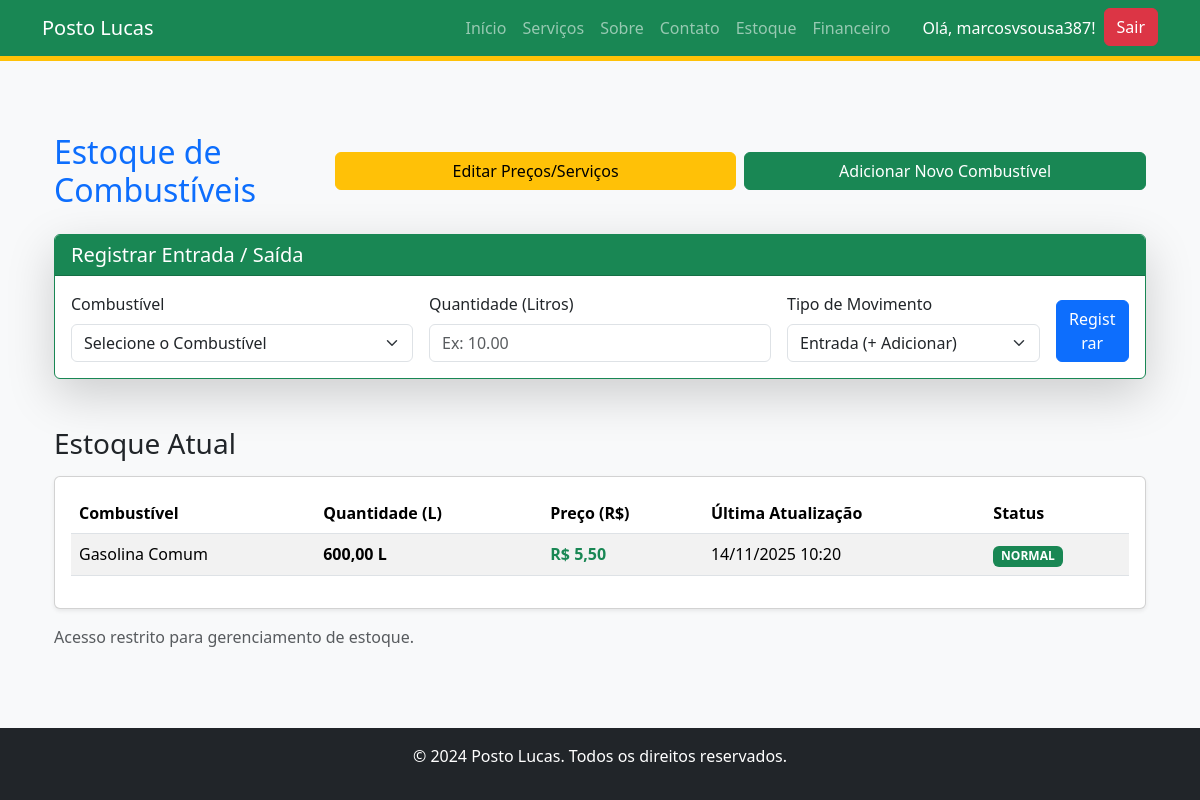
Screenshot of /gerenciamento/estoque/ (signed in) with the database file from the repository.
### apps/gerenciamento/models.py (models this page shows)
class EstoqueGasolina(models.Model):
    TIPOS_COMBUSTIVEL = [
        ('GAS_COMUM', 'Gasolina Comum'),
        ('GAS_ADITIVADA', 'Gasolina Aditivada'),
        ('DIESEL_COMUM', 'Diesel Comum'),
        ('DIESEL_S10', 'Diesel S-10'),
        ('ETANOL', 'Etanol'),
    ]
    tipo = models.CharField(
        max_length=20,
        choices=TIPOS_COMBUSTIVEL,
        unique=True, # <--- CRÍTICO: Garante que só haverá uma linha por tipo de combustível.
        verbose_name="Tipo de Combustível"
    )
    quantidade_litros = models.DecimalField(
        max_digits=10, # Suporta até 99.999.999,99 L (10 dígitos no total)
        decimal_places=2, # Duas casas decimais de precisão (centésimos de litro)
        default=0.00,
        verbose_name="Estoque (Litros)"
    )
    preco_atual_litro = models.DecimalField(
        max_digits=10,
        decimal_places=2,
        default=0.00,
        verbose_name="Preço Atual por Litro (R$)"
    )
    data_ultima_atualizacao = models.DateTimeField(
        auto_now=True, # Atualiza automaticamente a cada salvamento
        verbose_name="Última Atualização"
    )
    class Meta:
        verbose_name = "Estoque de Combustível"
        verbose_name_plural = "Estoque de Combustíveis"
    def __str__(self):
        return f"{self.get_tipo_display()}: {self.quantidade_litros} L - R$ {self.preco_atual_litro}/L"

### apps/gerenciamento/views.py (the view)
# urls.py: path('estoque/', views.estoque_gasolina_view, name='estoque_gasolina'),
@login_required
def estoque_gasolina_view(request):
    if not EstoqueGasolina.objects.exists():
        messages.info(request, "O estoque está vazio. Por favor, adicione o estoque inicial dos seus combustíveis.")
        return redirect('adicionar_combustivel')
    if request.method == 'POST':
        form = MovimentacaoEstoqueForm(request.POST)
        if form.is_valid():
            combustivel_pk = form.cleaned_data['combustivel'].pk
            quantidade = form.cleaned_data['quantidade'] # Sempre positivo
            movimento = form.cleaned_data['movimento'] # 'ENTRADA' ou 'SAIDA'
            try:
                with transaction.atomic():
                    item_estoque = EstoqueGasolina.objects.select_for_update().get(pk=combustivel_pk)
                    preco_unitario = item_estoque.preco_atual_litro
                    if movimento == 'SAIDA':
                        estoque_delta = quantidade * -1
                        if item_estoque.quantidade_litros + estoque_delta < 0:
                            messages.error(request, "ERRO: Estoque insuficiente para esta saída.")
                            return redirect('estoque_gasolina')
                        total = (Decimal(preco_unitario) * Decimal(quantidade))
                        RegistroVenda.objects.create(
                            combustivel=item_estoque,
                            quantidade_litros=quantidade,
                            preco_venda_litro=preco_unitario,
                            total_venda=total
                        )
                        msg_tipo = "Venda (Saída de Estoque)"
                    else: # movimento == 'ENTRADA'
                        estoque_delta = quantidade
                        total = (Decimal(preco_unitario) * Decimal(quantidade))
                        RegistroCompra.objects.create(
                            combustivel=item_estoque,
                            quantidade_litros=quantidade,
                            preco_compra_litro=preco_unitario,
                            total_compra=total
                        )
                        msg_tipo = "Compra (Entrada de Estoque)"
                    item_estoque.quantidade_litros += estoque_delta
                    item_estoque.save()
                    messages.success(request, f"{msg_tipo} registrada e Estoque de {item_estoque.get_tipo_display()} atualizado! ({'+' if estoque_delta > 0 else ''}{estoque_delta} L)")
            except EstoqueGasolina.DoesNotExist:
                messages.error(request, "Erro: Combustível não encontrado.")
            except Exception as e:
                messages.error(request, f"Erro inesperado ao atualizar estoque: {e}")
            return redirect('estoque_gasolina')
    else:
        form = MovimentacaoEstoqueForm()
    estoques = EstoqueGasolina.objects.all().order_by('tipo')
    context = {
        'estoques': estoques,
        'form': form,
        'titulo': 'Estoque de Combustíveis'
    }
    return render(request, 'gerenciamento/estoque_gasolina.html', context)

### apps/gerenciamento/forms.py
class MovimentacaoEstoqueForm(forms.Form):
    TIPO_MOVIMENTACAO = [
        ('ENTRADA', 'Entrada (+ Adicionar)'),
        ('SAIDA', 'Saída (- Remover)'),
    ]
    combustivel = forms.ModelChoiceField(
        queryset=EstoqueGasolina.objects.all().order_by('tipo'),
        label="Combustível",
        empty_label="Selecione o Combustível",
        widget=forms.Select(attrs={'class': 'form-select'})
    )
    quantidade = forms.DecimalField(
        label="Quantidade (Litros)",
        max_digits=10,
        decimal_places=2,
        min_value=0.01,
        widget=forms.NumberInput(attrs={'class': 'form-control', 'placeholder': 'Ex: 10.00'})
    )
    movimento = forms.ChoiceField(
        choices=TIPO_MOVIMENTACAO,
        label="Tipo de Movimento",
        widget=forms.Select(attrs={'class': 'form-select'})
    )
    observacao = forms.CharField(
        label="Observação (Opcional)",
        required=False,
        widget=forms.TextInput(attrs={'class': 'form-control', 'placeholder': 'Ex: Recebimento de Cargas'})
    )

### templates/gerenciamento/estoque_gasolina.html (shortened to what this page needs)
{% extends "base.html" %}
{% load widget_tweaks %}
{% block content %}
<div class="container mt-5">
    <div class="d-flex flex-column flex-md-row justify-content-between align-items-start align-items-md-center mb-4">
        <h2 class="mb-3 mb-md-0 text-primary">{{ titulo }}</h2>
        <div class="d-flex gap-2 w-100 w-md-auto">
            <a href="{% url 'edit_combustiveis' %}" class="btn btn-warning w-50 w-md-auto">
                 <span class="d-none d-md-inline">Editar Preços/Serviços</span>
            </a>
            <a href="{% url 'adicionar_combustivel' %}" class="btn btn-success w-50 w-md-auto">
                 <span class="d-none d-md-inline">Adicionar Novo Combustível</span>
            </a>
        </div>
    </div>
    <div class="card shadow-lg mb-5 border-success">
        <div class="card-header bg-success text-white">
            <h5 class="mb-0">Registrar Entrada / Saída</h5>
        </div>
        <div class="card-body">
            <form method="POST" action="{% url 'estoque_gasolina' %}">
                <div class="row g-3">
                    <div class="col-12 col-md-4">
                        <label for="{{ form.combustivel.id_for_label }}" class="form-label">
                            {{ form.combustivel.label }}
                        </label>
                        {% render_field form.combustivel class="form-select" %}
                    </div>
                    <div class="col-12 col-md-4">
                        <label for="{{ form.quantidade.id_for_label }}" class="form-label">
                            {{ form.quantidade.label }}
                        </label>
                        {% render_field form.quantidade class="form-control" type="number" step="0.01" min="0" %}
                    </div>
                    <div class="col-12 col-md-3">
                        <label for="{{ form.movimento.id_for_label }}" class="form-label">
                            {{ form.movimento.label }}
                        </label>
                        {% render_field form.movimento class="form-select" %}
                    </div>
                    <div class="col-12 col-md-1 d-flex align-items-end">
                        <button type="submit" class="btn btn-primary w-100">
                            Registrar
                        </button>
                    </div>
                </div>
            </form>
        </div>
    </div>
    <h3 class="mb-3">Estoque Atual</h3>
    <div class="card shadow-sm">
        <div class="card-body">
            {% if estoques %}
            <div class="table-responsive">
                <table class="table table-hover table-striped">
                    <thead class="bg-light">
                        <tr>
                            <th scope="col">Combustível</th>
                            <th scope="col">Quantidade (L)</th>
                            <th scope="col" class="text-nowrap">Preço (R$)</th>
                            <th scope="col" class="text-nowrap">Última Atualização</th>
                            <th scope="col">Status</th>
                        </tr>
                    </thead>
                    <tbody>
                        {% for item in estoques %}
                        <tr>
                            <td>{{ item.get_tipo_display }}</td>
                            <td>
                                <strong>{{ item.quantidade_litros|floatformat:2 }} L</strong>
                            </td>
                            <td>
                                <strong class="text-success">R$ {{ item.preco_atual_litro|floatformat:2 }}</strong>
                            </td>
                            <td>{{ item.data_ultima_atualizacao|date:"d/m/Y H:i" }}</td>
                            <td>
                                {% if item.quantidade_litros <= 100 %}
                                <span class="badge text-bg-danger">BAIXO</span>
                                {% elif item.quantidade_litros <= 500 %}
                                <span class="badge text-bg-warning">MODERADO</span>
                                {% else %}
                                <span class="badge text-bg-success">NORMAL</span>
                                {% endif %}
                            </td>
                        </tr>
                        {% endfor %}
                    </tbody>
                </table>
            </div>
            {% else %}
            <div class="alert alert-info" role="alert">
                Nenhum item de estoque encontrado. <a href="{% url 'adicionar_combustivel' %}" class="alert-link">Clique aqui para adicionar o primeiro.</a>
            </div>
            {% endif %}
        </div>
    </div>
    <div class="mt-3">
        <p class="text-muted">Acesso restrito para gerenciamento de estoque.</p>
    </div>
</div>
{% endblock %}

### templates/base.html (shortened to what this page needs)
{% load static %}
<!DOCTYPE html>
<html lang="pt-br">
<head>
    <link href="https://cdn.jsdelivr.net/npm/bootstrap@5.3.3/dist/css/bootstrap.min.css" rel="stylesheet">
    <link rel="stylesheet" href="{% static 'css/style.css' %}">
</head>
<body>
    <nav class="navbar navbar-expand-lg navbar-dark bg-success">
        <div class="container">
            <a class="navbar-brand" href="{% url 'home' %}">Posto Lucas</a>
            <div class="collapse navbar-collapse" id="navbarNav">
                <ul class="navbar-nav ms-auto">
                    <li class="nav-item"><a class="nav-link" href="{% url 'home' %}">Início</a></li>
                    <li class="nav-item"><a class="nav-link" href="{% url 'lista_servicos' %}">Serviços</a></li>
                    <li class="nav-item"><a class="nav-link" href="{% url 'sobre' %}">Sobre</a></li>
                    {% if user.is_authenticated %}
                        <li class="nav-item">
                            <a class="nav-link" href="{% url 'contato' %}">Contato</a>
                        </li>
                        <li class="nav-item"><a class="nav-link" href="{% url 'estoque_gasolina' %}">Estoque</a></li>
                        <li class="nav-item"><a class="nav-link" href="{% url 'financeiro' %}">Financeiro</a></li>
                        <li class="nav-item ms-3"><span class="nav-link text-white">Olá, {{ user.username }}!</span></li>
                        <li class="nav-item">
                            <a class="btn btn-danger"
                                href="#"
                                role="button"
                                data-bs-toggle="modal"
                                data-bs-target="#logoutModal"
                                onclick="event.preventDefault();">
                                Sair
                            </a>
                        </li>
                    {% endif %}
                </ul>
            </div>
        </div>
    </nav>
    <main class="container my-4">
        {% block content %}
        {% endblock %}
    </main>
    <footer class="bg-dark text-white text-center py-3 mt-auto">
        <p>&copy; 2024 Posto Lucas. Todos os direitos reservados.</p>
    </footer>
</body>
</html>

### static/css/style.css (style rules this page uses)
body { background-color: #f8f9fa; min-height: 100vh; display: flex; flex-direction: column; }
.navbar { border-bottom: 5px solid #ffc107; }
main { flex-grow: 1; }

### rows the page displays
EstoqueGasolina: tipo "Gasolina Comum", quantidade_litros "600,00", preco_atual_litro "5,50", data_ultima_atualizacao "14/11/2025 10:20", shows "NORMAL"

### other values shown
{{ user.username }} "marcosvsousa387"
{{ titulo }} "Estoque de Combustíveis"
